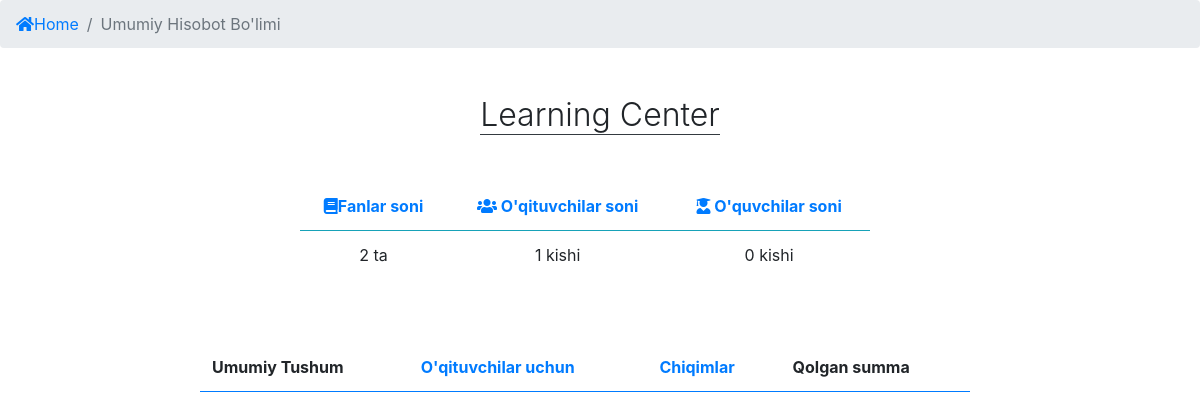
/profile/report/ (signed in), run on an earlier commit of the app's database.
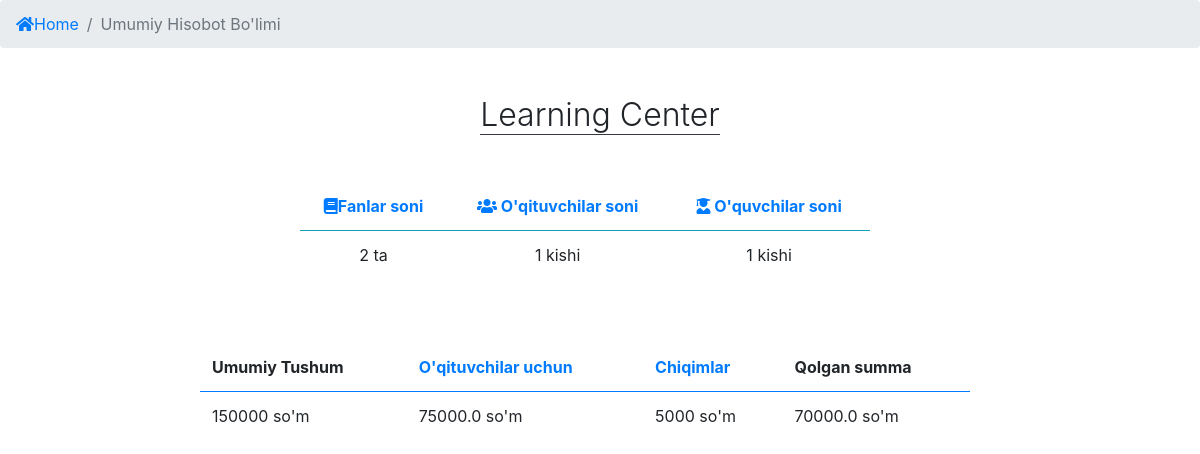
And on a later commit of the database.
### app/models.py (models this page shows, shortened)
class Payment(models.Model):
    student = models.ForeignKey(Student, verbose_name=_("Talaba"), on_delete=models.CASCADE)
    subject = models.ForeignKey(Subject, verbose_name=_("Qaysi fan uchun"), on_delete=models.CASCADE)
    teacher = models.ForeignKey(Teacher, verbose_name=_("O'qituvchisi"), on_delete=models.CASCADE)
    payment = models.IntegerField(_("Tolov summasi"), default=0)
    payed_date = models.DateTimeField(_("To'langan vaqt"), auto_now_add=True)
    """To'langan umumiy summa olish"""
    @property
    def get_total_payment(self):
        pay = Payment.objects.all()
        total = sum([i.payment for i in pay])
        return total
    """O'qituvchilarga To'lanadigan umumiy summa"""
    @property
    def get_total_salary(self):
        total = self.get_total_payment / 2
        return total
    """Centerning umumiy harajatlari"""
    @property
    def get_total_outlay(self):
        outlay = Harajatlar.objects.all()
        total = sum([i.amount for i in outlay])
        return total
    """Centerga qoladigan soft foyda"""
    @property
    def total_benifet(self):
        total = self.get_total_salary - self.get_total_outlay
        return total

class Harajatlar(models.Model):
    user = models.ForeignKey(User, verbose_name=_("User"), on_delete=models.CASCADE)
    name = models.CharField(_("Nima uchun"), max_length=100)
    amount = models.IntegerField(_("Qancha miqdorda"), default=0)
    used_date = models.DateTimeField(_("Ishlatilgan vaqti"), auto_now_add=True)

### app/views.py (the view)
# urls.py: path("report/", ReportSection, name="ReportSection"),
def ReportSection(request):
    subject = Subject.objects.all().count()
    teacher = Teacher.objects.all().count()
    student = Student.objects.all().count()
    payment = Payment.objects.all()
    context = {
        'subject': subject,
        'teacher': teacher,
        'student': student,
        'payment':payment,
    }
    return render(request, 'report_section/report_home.html', context)

### app/templates/report_section/report_home.html (shortened to what this page needs)
{% extends "index.html" %}
{% load crispy_forms_tags %}
{% block content %}
    <nav aria-label="breadcrumb">
        <ol class="breadcrumb">
            <li class="breadcrumb-item" ><a href="{% url 'app:Home' %}"><i class="fas fa-home"></i>Home</a></li>
            <li class="breadcrumb-item active" aria-current="page">Umumiy Hisobot Bo'limi</li>
        </ol>
    </nav>
    <header class="text-center">
        <div class="banner">
            <h2 class="my-5 font-weight-light"><span class="border-bottom border-dark">Learning Center</span></h2>
        </div>
    </header>
    <div class="row" style="margin-right: 15px;">
        <div class="col-md-6 m-auto">
            <table class="table table-borderless text-center">
                <thead class="border-bottom border-info ">
                    <tr>
                        <th><a href="{% url 'app:Subject' %}"><i class="fas fa-book"></i>Fanlar soni</a></th>
                        <th><a href="{% url 'app:TeacherList' %}"><i class="fas fa-users"></i> O'qituvchilar soni</a></th>
                        <th><a href="{% url 'app:StudentList' %}"><i class="fas fa-user-graduate"></i> O'quvchilar soni</a></th>
                    </tr>
                </thead>
                <tbody>
                    <tr>
                        <td> {{ subject }} ta </td>
                        <td> {{ teacher }} kishi </td>
                        <td> {{ student }} kishi </td>
                    </tr>
                </tbody>
            </table>
        </div>
        <div class="col-md-8 m-auto">
            <table class="table mt-5 table-borderless">
                <thead class="border-bottom border-primary">
                    <tr>
                        <th>Umumiy Tushum</th>
                        <th><a href="{% url 'app:TeacherList' %}">O'qituvchilar uchun</a></th>
                        <th> <a href="{% url 'app:RegisterHarajatlar'  %}">Chiqimlar</a> </th>
                        <th>Qolgan summa</th>
                    </tr>
                </thead>
                <tbody>
                    {% for i in payment %}
                        {% if forloop.counter == 1 %}
                            {% if i.get_total_payment or i.total_for_teachers_payment %}
                            <td> {{ i.get_total_payment }} so'm </td>
                            <td> {{ i.get_total_salary }} so'm </td>
                            <td> {{ i.get_total_outlay }} so'm </td>
                            <td> {{ i.total_benifet }} so'm </td>
                            {% endif %}
                        {% endif %}
                    {% endfor %}
                </tbody>
            </table>
        </div>
    </div>
{% endblock content %}

What changed in the data, as far as the page shows it:
added Payment: get_total_payment "150000", get_total_salary "75000.0", get_total_outlay "5000", total_benifet "70000.0"
Also different on the page:
{{ student }}: "0" → "1"
